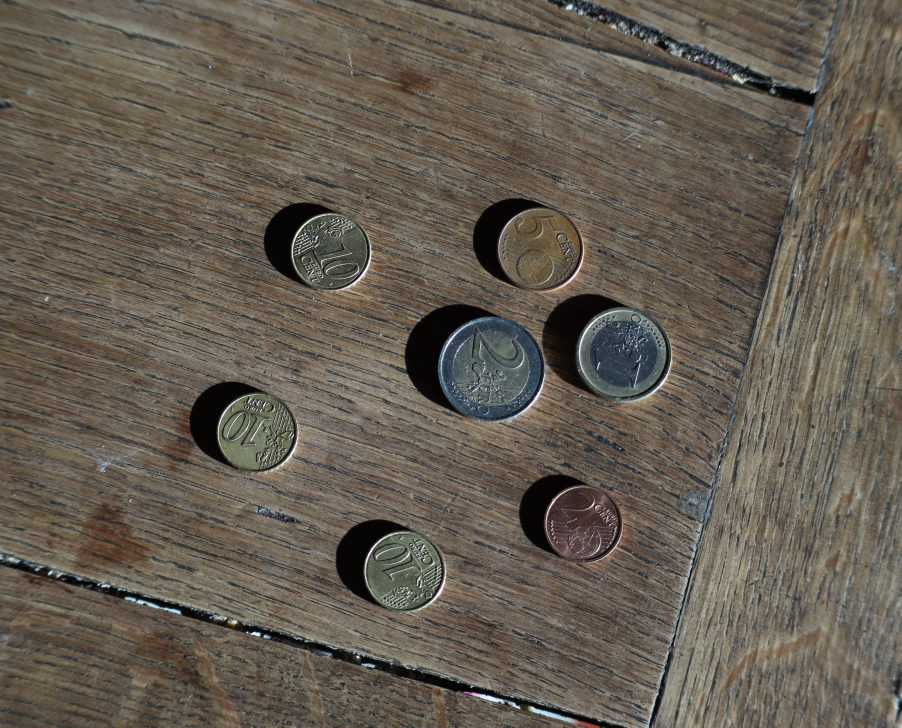
#> input picture DecoupageDonnees/Traitement/58.jpeg, 4508 x 3636 px (shown at 1/5 size)
$ python MorePiece.py
#> lines starting #> are read from the running program, lines starting #| are printed output that depends on the picture; after the words box and inside, x2 and y2 are one past the last pixel; in counts of white or black regions, pixels touching at a corner belong together
import cv2
import numpy as np
from matplotlib import pyplot as plt
import matplotlib.image as mpimg

def stackImages(scale, imgArray):
    """
    Press multiple images into the same window to display
    :param scale:float type , Output image display percentage , Controls the scale ,0.5= The image resolution is reduced by half
    :param imgArray: Tuple nested list , The image matrix to be arranged
    :return: Output image
    """
    rows = len(imgArray)
    cols = len(imgArray[0])
    rowsAvailable = isinstance(imgArray[0], list)
    width = imgArray[0][0].shape[1]
    height = imgArray[0][0].shape[0]
    if rowsAvailable:
        for x in range(0, rows):
            for y in range(0, cols):
                if imgArray[x][y].shape[:2] == imgArray[0][0].shape[:2]:
                    imgArray[x][y] = cv2.resize(imgArray[x][y], (0, 0), None, scale, scale)
                else:
                    imgArray[x][y] = cv2.resize(imgArray[x][y], (imgArray[0][0].shape[1], imgArray[0][0].shape[0]),None, scale, scale)
        if len(imgArray[x][y].shape) == 2:
            imgArray[x][y] = cv2.cvtColor(imgArray[x][y], cv2.COLOR_GRAY2BGR)
            imageBlank = np.zeros((height, width, 3), np.uint8)
            hor = [imageBlank] * rows
            hor_con = [imageBlank] * rows
            for x in range(0, rows):
                hor[x] = np.hstack(imgArray[x])
                ver = np.vstack(hor)
        else:
            for x in range(0, rows):
                if imgArray[x].shape[:2] == imgArray[0].shape[:2]:
                    imgArray[x] = cv2.resize(imgArray[x], (0, 0), None, scale, scale)
    else:
        imgArray[x] = cv2.resize(imgArray[x], (imgArray[0].shape[1], imgArray[0].shape[0]), None, scale, scale)
        if len(imgArray[x].shape) == 2:
            imgArray[x] = cv2.cvtColor(imgArray[x], cv2.COLOR_GRAY2BGR)
            hor = np.hstack(imgArray)
            ver = hor
    return ver

src = cv2.imread('DecoupageDonnees/Traitement/58.jpeg')
#> src is the input picture: shape (3636, 4508, 3); mean B, G, R 81.8, 92.7, 100.6
img = src.copy()

img_1 = cv2.cvtColor(img, cv2.COLOR_BGR2GRAY)
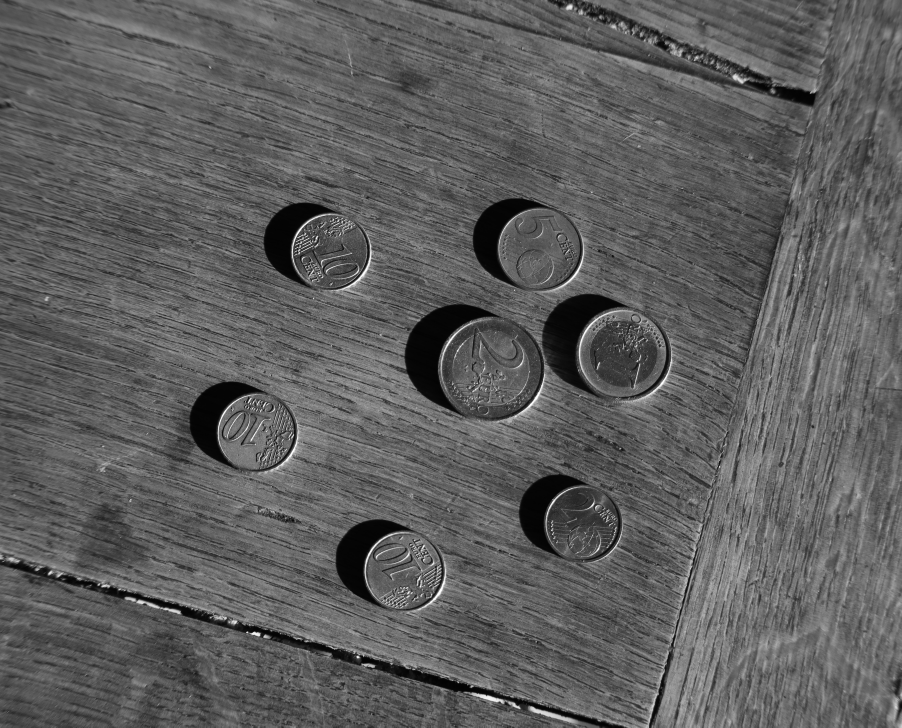
#> img_1: shape (3636, 4508) (shown at 1/5 size); min 0, max 255, mean 93.8

plt.figure()
plt.imshow(img_1)
plt.show()
ret, img_2 = cv2.threshold(img_1, 127, 255, cv2.THRESH_BINARY_INV + cv2.THRESH_OTSU)
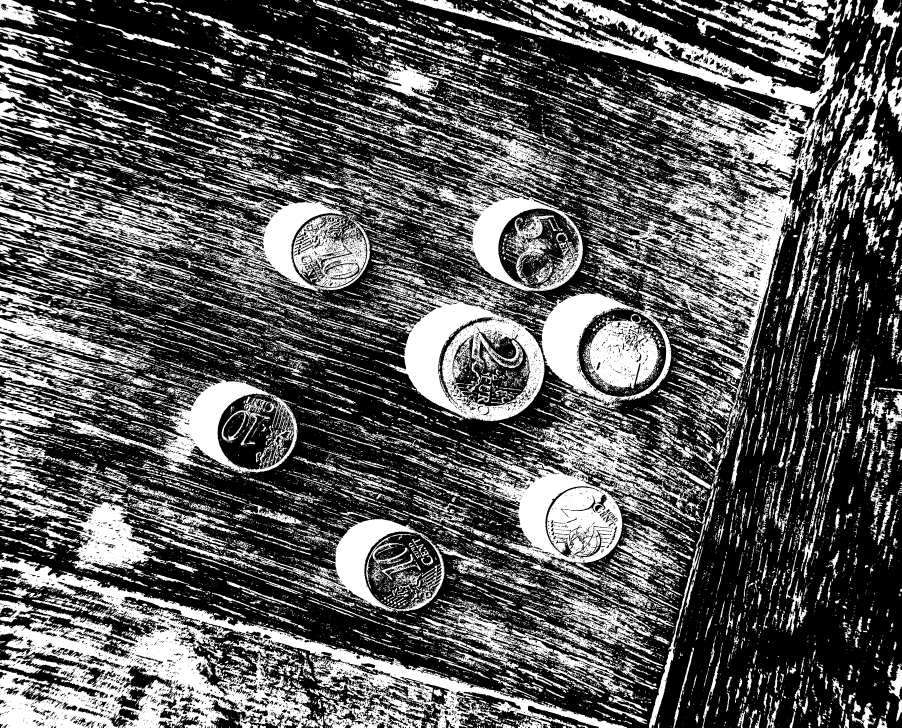
#> img_2: shape (3636, 4508) (shown at 1/5 size); 35.8% white; 39851 white regions (31456 under 20 px), largest, box (x1, y1, x2, y2) and area: (0, 2785, 3134, 3636) 700235, (2953, 817, 3972, 2157) 315647, (2035, 0, 4199, 956) 294493
#> ret = 87

plt.figure()
plt.imshow(img_2)
plt.show()

kernel = np.ones((25, 25), int)
img_3 = cv2.erode(img_2, kernel, iterations=1)
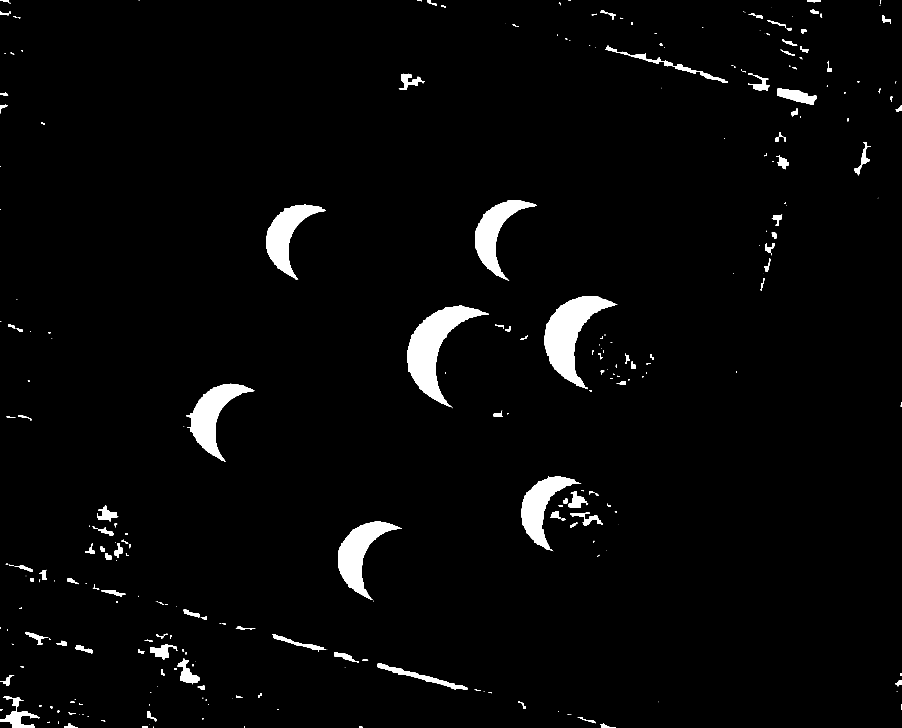
#> img_3: shape (3636, 4508) (shown at 1/5 size); 2.8% white; 300 white regions (92 under 20 px), largest, box (x1, y1, x2, y2) and area: (2035, 1527, 2443, 2036) 69647, (2723, 1481, 3087, 1946) 65885, (932, 1919, 1273, 2309) 44478

plt.figure()
plt.imshow(img_3)
plt.show()

kernel = np.ones((10, 10), int)
img_4 = cv2.dilate(img_3, kernel, iterations=1)
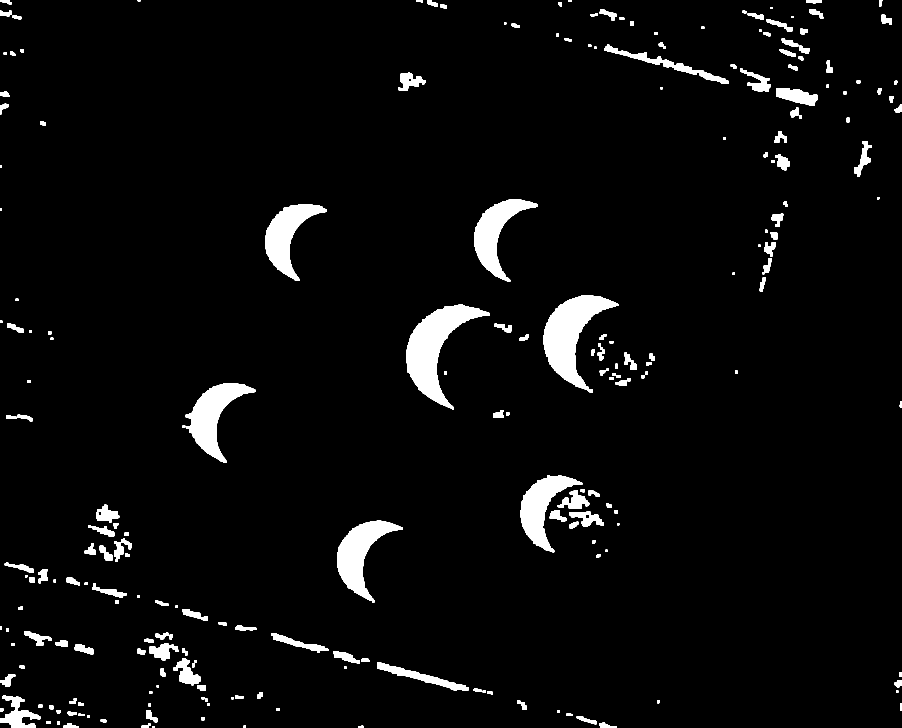
#> img_4: shape (3636, 4508) (shown at 1/5 size); 4% white; 238 white regions

plt.figure()
plt.imshow(img_4)
plt.show()

#contours, hierarchy = cv2.findContours(img_4, cv2.RETR_EXTERNAL, cv2.CHAIN_APPROX_NONE)[-2:]
#print(contours)

contours, hierarchy= cv2.findContours(img_4.copy(), cv2.RETR_EXTERNAL, cv2.CHAIN_APPROX_NONE)
#> contours = 238 contours; largest, box (x1, y1, x2, y2) and area: (2031, 1523, 2448, 2047) 78020, (2719, 1477, 3092, 1961) 73605, (928, 1915, 1278, 2314) 51190, (1686, 2604, 2015, 3012) 50860, (2371, 999, 2690, 1409) 46176


cv2.drawContours(img, contours, -1, (0, 0, 255), 5)
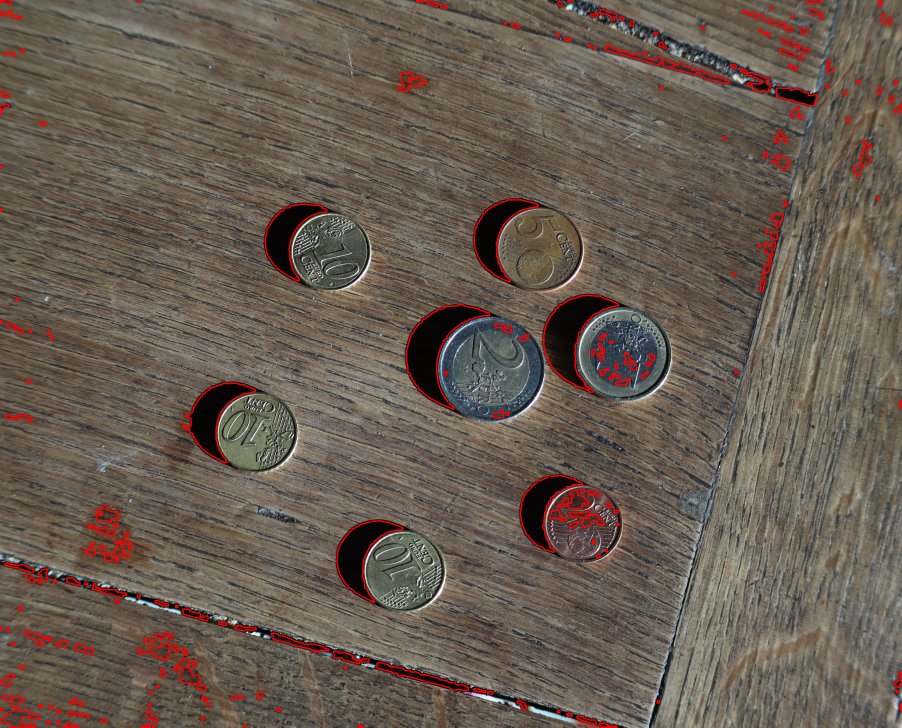
#> img: shape (3636, 4508, 3) (shown at 1/5 size); mean B, G, R 81.1, 92, 104.2


print(len(contours))
#| 238

"""
cv2.putText(img, "count:{}".format(len(contours)), (0, 30), cv2.FONT_HERSHEY_SIMPLEX, 1.0, (255, 0, 0), 3)
cv2.putText(src, "src", (0, 30), cv2.FONT_HERSHEY_SIMPLEX, 1.0, (255, 0, 0), 3)
cv2.putText(img_1, "gray", (0, 30), cv2.FONT_HERSHEY_SIMPLEX, 1.0, (255, 0, 0), 3)
cv2.putText(img_2, "thresh", (0, 30), cv2.FONT_HERSHEY_SIMPLEX, 1.0, (255, 0, 0), 3)
cv2.putText(img_3, "erode", (0, 30), cv2.FONT_HERSHEY_SIMPLEX, 1.0, (255, 0, 0), 3)
cv2.putText(img_4, "dilate", (0, 30), cv2.FONT_HERSHEY_SIMPLEX, 1.0, (255, 0, 0), 3)
#imgStack = stackImages(1, ([img]))
#cv2.imshow("imgStack", imgStack)
cv2.waitKey(0)
"""

plt.figure()
plt.imshow(img)
plt.show()
